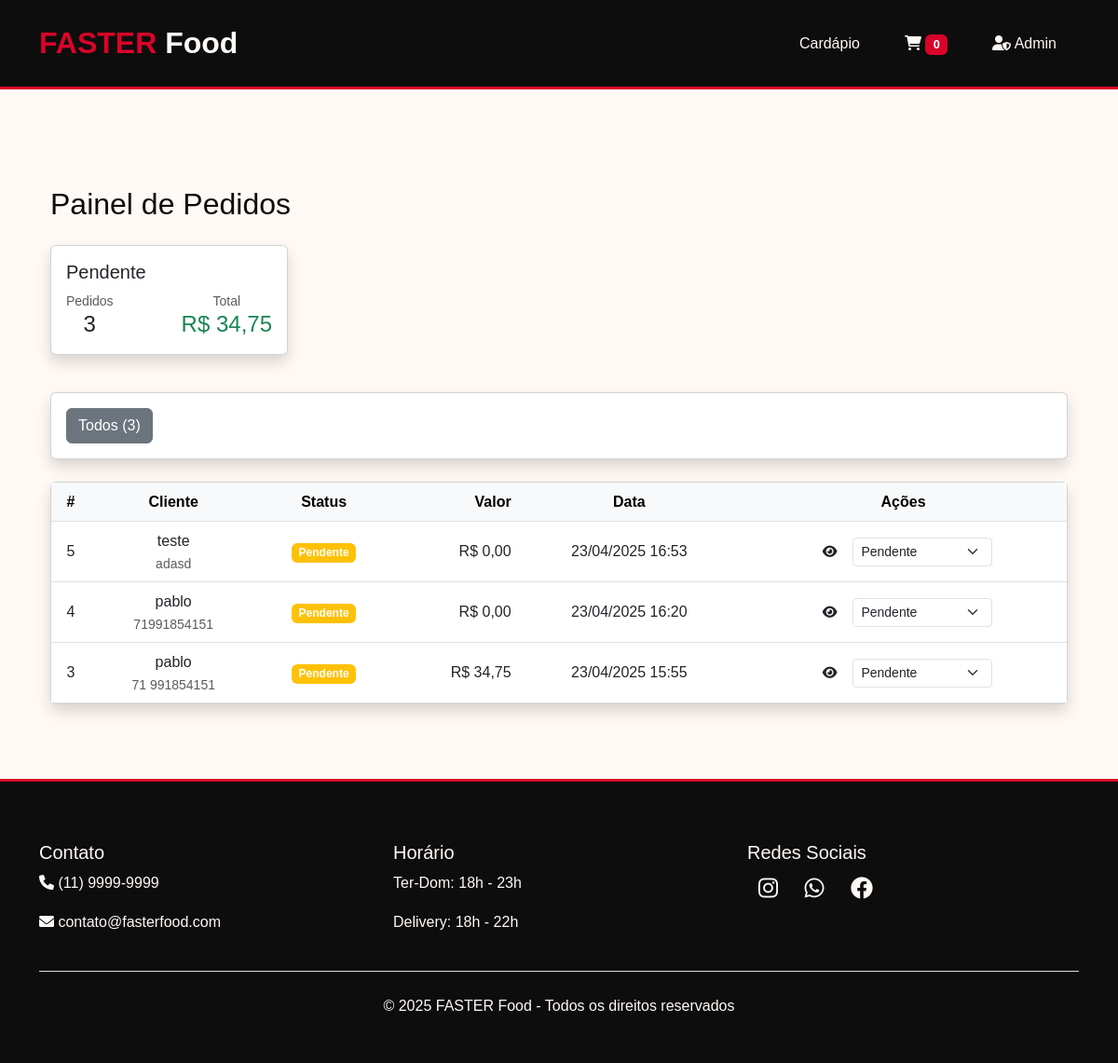
Page /gerenciamento/pedidos/ (signed in) on the earlier database version.
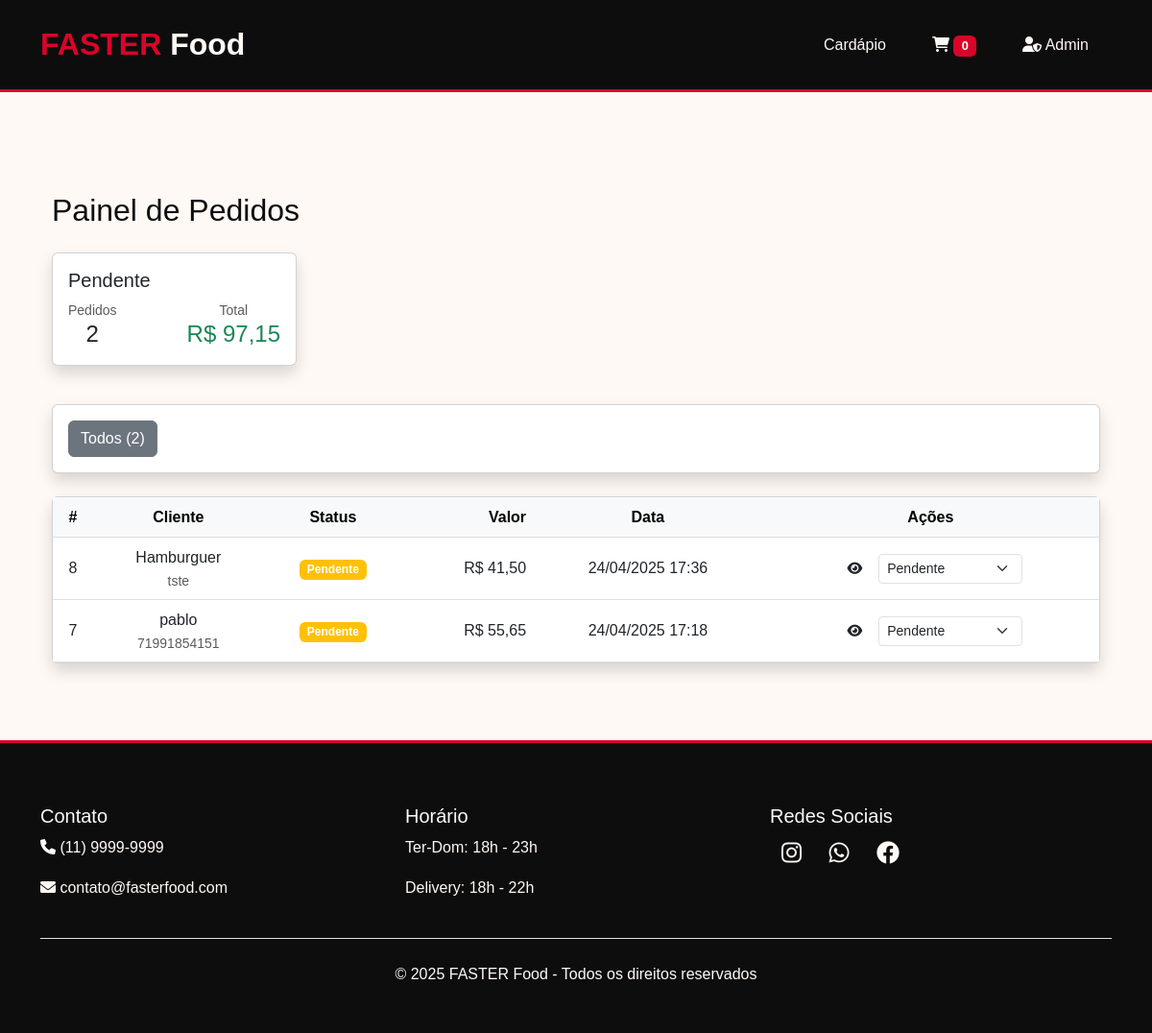
Same page on the later database version.
### delivery_app/models.py (models this page shows, shortened)
class Pedido(models.Model):
    STATUS_CHOICES = [
        ('Pendente', 'Pendente'),
        ('Em Preparo', 'Em Preparo'),
        ('Entregue', 'Entregue'),
    ]
    cliente_nome = models.CharField(max_length=100)
    cliente_endereco = models.CharField(max_length=200)
    cliente_telefone = models.CharField(max_length=20)
    total = models.DecimalField(max_digits=10, decimal_places=2)
    status = models.CharField(max_length=20, choices=STATUS_CHOICES, default='Pendente')
    criado_em = models.DateTimeField(auto_now_add=True)
    tracking_token = models.UUIDField(default=uuid.uuid4, editable=False, unique=True)
    def get_absolute_url(self):
        return reverse('acompanhar_pedido', args=[str(self.tracking_token)])

### delivery_app/views.py (the view)
# urls.py: path('gerenciamento/pedidos/', views.admin_pedidos, name='admin_pedidos'),
@staff_member_required
def admin_pedidos(request):
    pedidos = Pedido.objects.all().order_by('-criado_em')
    status = request.GET.get('status')
    if status:
        pedidos = pedidos.filter(status=status)
    status_counts = Pedido.objects.values('status').annotate(
        quantidade=Count('id'),  # Renomeado para quantidade
        valor_total=Sum('total')
    )
    context = {
        'pedidos': pedidos,
        'status_counts': status_counts,
        'status_filter': status or 'Todos'
    }
    return render(request, 'admin/pedidos.html', context)

### delivery_app/templates/admin/pedidos.html (shortened to what this page needs)
{% extends 'base.html' %}
{% load static humanize %}
{% block content %}
<div class="container-fluid mt-4">
    <h2 class="mb-4">Painel de Pedidos</h2>
    <div class="row mb-4">
        {% for stat in status_counts %}
        <div class="col-md-3 mb-3">
            <div class="card shadow">
                <div class="card-body">
                    <h5 class="card-title">{{ stat.status }}</h5>
                    <div class="d-flex justify-content-between align-items-center">
                        <div class="text-center">
                            <div class="text-muted small">Pedidos</div>
                            <span class="h4">{{ stat.quantidade }}</span>
                        </div>
                        <div class="text-center">
                            <div class="text-muted small">Total</div>
                            <span class="h4 text-success">R$ {{ stat.valor_total|default:0|floatformat:2 }}</span>
                        </div>
                    </div>
                </div>
            </div>
        </div>
        {% endfor %}
    </div>
    <div class="card mb-4 shadow">
        <div class="card-body">
            <div class="row">
                <div class="col-md-12">
                    <div class="btn-group flex-wrap">
                        <a href="?status=Todos"
                           class="btn btn-outline-secondary {% if status_filter == 'Todos' %}active{% endif %}">
                            Todos ({{ pedidos.count }})
                        </a>
                    </div>
                </div>
            </div>
        </div>
    </div>
    <div class="card shadow">
        <div class="card-body p-0">
            <div class="table-responsive">
                <table class="table table-hover mb-0">
                    <thead class="table-light">
                        <tr>
                            <th>#</th>
                            <th>Cliente</th>
                            <th>Status</th>
                            <th class="text-end">Valor</th>
                            <th>Data</th>
                            <th class="text-center">Ações</th>
                        </tr>
                    </thead>
                    <tbody>
                        {% for pedido in pedidos %}
                        <tr>
                            <td>{{ pedido.id }}</td>
                            <td>
                                <div class="d-flex flex-column">
                                    <span>{{ pedido.cliente_nome }}</span>
                                    <small class="text-muted">{{ pedido.cliente_telefone }}</small>
                                </div>
                            </td>
                            <td>
                                <span class="badge {% if pedido.status == 'Pendente' %}bg-warning{% elif pedido.status == 'Em Preparo' %}bg-primary{% else %}bg-success{% endif %}">
                                    {{ pedido.get_status_display }}
                                </span>
                            </td>
                            <td class="text-end">R$ {{ pedido.total|floatformat:2 }}</td>
                            <td>{{ pedido.criado_em|date:"d/m/Y H:i" }}</td>
                            <td class="text-center">
                                <div class="d-flex justify-content-center gap-2">
                                    <a href="{{ pedido.get_absolute_url }}"
                                       class="btn btn-sm btn-link text-dark"
                                       data-bs-toggle="tooltip"
                                       title="Ver detalhes">
                                        <i class="fas fa-eye"></i>
                                    </a>
                                    <form method="POST"
                                          action="{% url 'atualizar_status' pedido.id %}"
                                          class="d-inline">
                                        <select name="status"
                                                class="form-select form-select-sm"
                                                data-bs-toggle="tooltip"
                                                title="Alterar status"
                                                onchange="this.form.submit()">
                                            {% for value, name in pedido.STATUS_CHOICES %}
                                            <option value="{{ value }}" {% if value == pedido.status %}selected{% endif %}>
                                                {{ name }}
                                            </option>
                                            {% endfor %}
                                        </select>
                                    </form>
                                </div>
                            </td>
                        </tr>
                        {% endfor %}
                    </tbody>
                </table>
            </div>
        </div>
    </div>
</div>
{% endblock %}

### delivery_app/templates/base.html (shortened to what this page needs)
{% load static %}
<!DOCTYPE html>
<html lang="pt-BR">
<head>
    <link href="https://cdn.jsdelivr.net/npm/bootstrap@5.3.0/dist/css/bootstrap.min.css" rel="stylesheet">
    <link rel="stylesheet" href="https://cdnjs.cloudflare.com/ajax/libs/font-awesome/6.0.0/css/all.min.css">
    <link rel="stylesheet" href="{% static 'css/styles.css' %}">
</head>
<body>
    <header class="header">
        <nav class="navbar navbar-expand-lg py-3">
            <div class="container">
                <a class="navbar-brand logo" href="{% url 'cardapio' %}">FASTER<span style="color: var(--branco)"> Food </span></a>
                <div class="collapse navbar-collapse" id="navbarNav">
                    <ul class="navbar-nav ms-auto">
                        <li class="nav-item">
                            <a class="nav-link {% if request.resolver_match.url_name == 'cardapio' %}active{% endif %}"
                               href="{% url 'cardapio' %}">Cardápio</a>
                        </li>
                        <li class="nav-item">
                            <a class="nav-link {% if request.resolver_match.url_name == 'carrinho' %}active{% endif %}"
                               href="{% url 'carrinho' %}">
                                <i class="fas fa-shopping-cart"></i>
                                <span class="badge badge-carrinho bg-danger">
                                    {% with carrinho=request.session.carrinho %}
                                        {{ carrinho.values|length|default:0 }}
                                    {% endwith %}
                                </span>
                            </a>
                        </li>
                        {% if user.is_staff %}
                        <li class="nav-item">
                            <a class="nav-link" href="{% url 'admin_pedidos' %}">
                                <i class="fas fa-user-shield"></i> Admin
                            </a>
                        </li>
                        {% endif %}
                    </ul>
                </div>
            </div>
        </nav>
    </header>
    <main class="container my-5">
        {% block content %}{% endblock %}
    </main>
    <footer class="footer">
        <div class="container">
            <div class="row">
                <div class="col-md-4 mb-4">
                    <h5>Contato</h5>
                    <p><i class="fas fa-phone"></i> (11) 9999-9999</p>
                    <p><i class="fas fa-envelope"></i> contato@fasterfood.com</p>
                </div>
                <div class="col-md-4 mb-4">
                    <h5>Horário</h5>
                    <p>Ter-Dom: 18h - 23h</p>
                    <p>Delivery: 18h - 22h</p>
                </div>
                <div class="col-md-4 mb-4">
                    <h5>Redes Sociais</h5>
                    <div class="social-icons">
                        <a href="https://www.instagram.com/fasterfood" target="_blank"><i class="fab fa-instagram"></i></a>
                        <a href="https://wa.me/5511999999999" target="_blank"><i class="fab fa-whatsapp"></i></a>
                        <a href="https://www.facebook.com/fasterfood" target="_blank"><i class="fab fa-facebook"></i></a>
                    </div>
                </div>
            </div>
            <div class="text-center pt-4 border-top">
                <p>© {% now "Y" %} FASTER Food - Todos os direitos reservados</p>
            </div>
        </div>
    </footer>
</body>
</html>

### static/css/styles.css (style rules this page uses)
:root { --vermelho: #D90429; --vermelho-escuro: #B00321; --preto: #0D0D0D; --preto-claro: #1A1A1A; --branco: #FFF9F5; --cinza: #F3F3F3; --transition: all 0.3s cubic-bezier(0.4, 0, 0.2, 1); }
* { margin: 0; padding: 0; box-sizing: border-box; }
body { background-color: var(--branco); color: var(--preto); font-family: 'Arial', sans-serif; line-height: 1.6; min-height: 100vh; display: flex; flex-direction: column; }
.header { background: var(--preto); border-bottom: 3px solid var(--vermelho); position: sticky; top: 0; z-index: 1000; }
.logo { font-size: 2rem; font-weight: 700; color: var(--vermelho) !important; transition: var(--transition); }
.nav-link { color: var(--branco) !important; padding: 0.5rem 1rem !important; margin: 0 0.5rem; border-radius: 50px; transition: var(--transition); }
main { flex: 1; padding: 2rem 0; }
.footer { background: var(--preto); color: var(--branco); padding: 4rem 0 2rem; margin-top: auto; border-top: 3px solid var(--vermelho); }
.social-icons a { color: var(--branco); font-size: 1.5rem; margin: 0 0.75rem; transition: var(--transition); }
.badge-carrinho { background: var(--vermelho) !important; font-size: 0.8em; }
.table td, .table th { vertical-align: middle; text-align: center; }
.badge.bg-warning { background-color: #ffc107!important; }
.form-select-sm { width: 150px; transition: all 0.3s; }

Differences in the rows shown:
removed Pedido: id "5", cliente_nome "teste", cliente_telefone "adasd", status "Pendente", total "0,00", criado_em "23/04/2025 16:53"
removed Pedido: id "4", cliente_nome "pablo", cliente_telefone "71991854151", status "Pendente", total "0,00", criado_em "23/04/2025 16:20"
removed Pedido: id "3", cliente_nome "pablo", cliente_telefone "71 991854151", status "Pendente", total "34,75", criado_em "23/04/2025 15:55"
added Pedido: id "8", cliente_nome "Hamburguer", cliente_telefone "tste", status "Pendente", total "41,50", criado_em "24/04/2025 17:36"
added Pedido: id "7", cliente_nome "pablo", cliente_telefone "71991854151", status "Pendente", total "55,65", criado_em "24/04/2025 17:18"
Other differences:
{{ pedidos.count }}: "3" → "2"
new list line: "Pendente Pedidos 2 Total R$ 97,15"
list line gone: "Pendente Pedidos 3 Total R$ 34,75"
